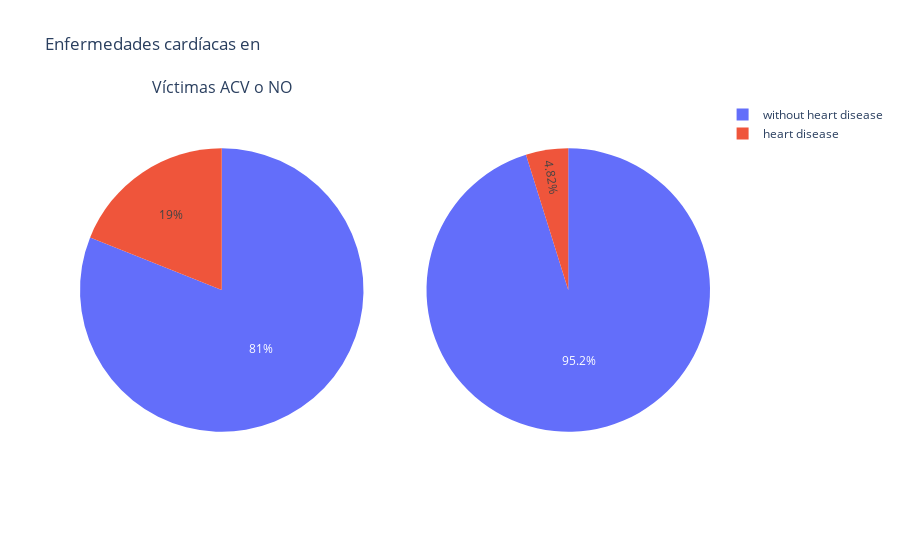

This figure's notebook cell:
### Markdown cell above
#### Enfermedades cardíacas

### Code cell
fig = make_subplots(
    rows=1, cols=2,
    specs=[[{"type": "domain"}, {"type": "domain"}]],
    subplot_titles=("Víctimas ACV o NO", 
                    "")
)

group_heart_disease = df_stroke.groupby(['heart_disease'])['stroke'].count().reset_index()
group_heart_disease['heart_disease'] = np.where(group_heart_disease['heart_disease'] == 1,'heart disease','without heart disease')
fig.add_trace(go.Pie(values=group_heart_disease['stroke'], labels=group_heart_disease['heart_disease']),
              row=1, col=1)

group_heart_disease = df_stroke_NO.groupby(['heart_disease'])['stroke'].count().reset_index()
group_heart_disease['heart_disease'] = np.where(group_heart_disease['heart_disease'] == 1,'heart disease','without heart disease')
fig.add_trace(go.Pie(values=group_heart_disease['stroke'], labels=group_heart_disease['heart_disease']),
              row=1, col=2)

fig.update_layout(title='Enfermedades cardíacas en', height=500)

fig.show()

### Figure 1 — Plotly figure (JSON) as saved in the notebook; plotly's stock layout.template omitted (floating-point values rounded to 4 significant figures)
{"data": [{"domain": {"x": [0, 0.45], "y": [0, 1]}, "labels": ["without heart disease", "heart disease"], "type": "pie", "values": [201, 47]}, {"domain": {"x": [0.55, 1], "y": [0, 1]}, "labels": ["without heart disease", "heart disease"], "type": "pie", "values": [4505, 228]}], "layout": {"annotations": [{"font": {"size": 16}, "showarrow": false, "text": "Víctimas ACV o NO", "x": 0.225, "xanchor": "center", "xref": "paper", "y": 1, "yanchor": "bottom", "yref": "paper"}], "autosize": true, "title": {"text": "Enfermedades cardíacas en"}}}
